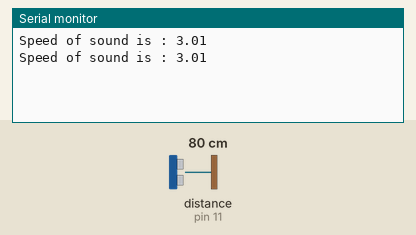
Simulated run of this sketch. Board: Arduino Uno, built with avr-gcc and run on an emulated ATmega328P. Shown: the last lines printed to the serial monitor. Wiring (inferred from the names in the program): ultrasonic range finder: trigger pin 13; echo pin 11. The test bench sets the inputs (shaded band); at power-on: distance to the obstacle (sensor on pin 11) 80 cm. The echo pulse lasts 58.3 µs per cm.

Above: at 3.8 s.
3.9 s: distance to the obstacle (sensor on pin 11) set to 2 cm
At 6.7 s:
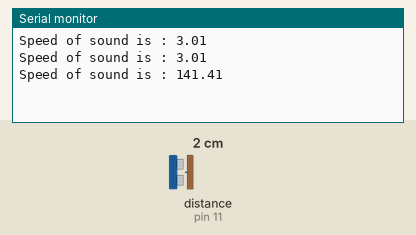
7.8 s: distance to the obstacle (sensor on pin 11) set to 4 cm
At 10.3 s:
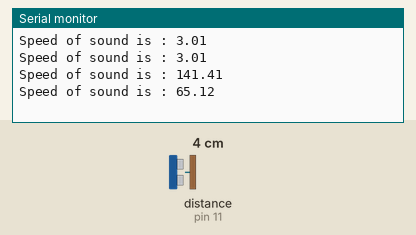
Timing chart, 0 to 11.8 s (numbered marks = the images above; inputs shaded):
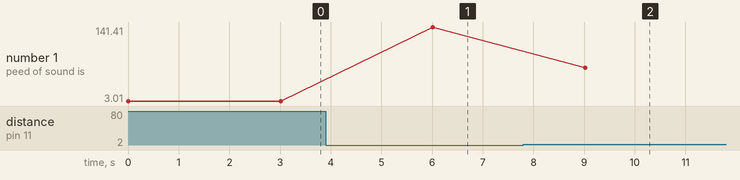

Measured:
- after the input at 3.9 s, the serial monitor: prints a new line after 2.1 s (image 1)
- after the input at 7.8 s, the serial monitor: prints a new line after 1.2 s (image 2)
- plotted number 1: 3.01 → 141.41 after the input at 3.9 s, 141.41 → 65.12 after the input at 7.8 s

The sketch:

Day17.ino
```cpp
int trigPin=13;     //sensor trigger
int echoPin=11;     //sensor echo
float pingTime ;      //time for ping to go and come back
float speedSound;     //will calculate speed of time
float targetDistance= 7;  //cm from the sensor to the object

void setup() {
  Serial.begin(9600);
  pinMode(trigPin, OUTPUT);
  pinMode(echoPin, INPUT);

}

void loop() {
  digitalWrite(trigPin, LOW);
  delayMicroseconds(2000);     //pause to let signal settle
  digitalWrite(trigPin, HIGH);
  delayMicroseconds(10);
  digitalWrite(trigPin, LOW); //finish pulse

  pingTime = pulseIn(echoPin, HIGH);  //measure the ping travel time in microsecs
  speedSound = targetDistance *2 /(pingTime*0.001); //speed in cm/secs

  //speedSound = speedSound *0.001 ;   // cm/sec

  Serial.print("Speed of sound is : ");
  Serial.println(speedSound);
  //Serial.println (pingTime);

  delay (3000);
}
```
